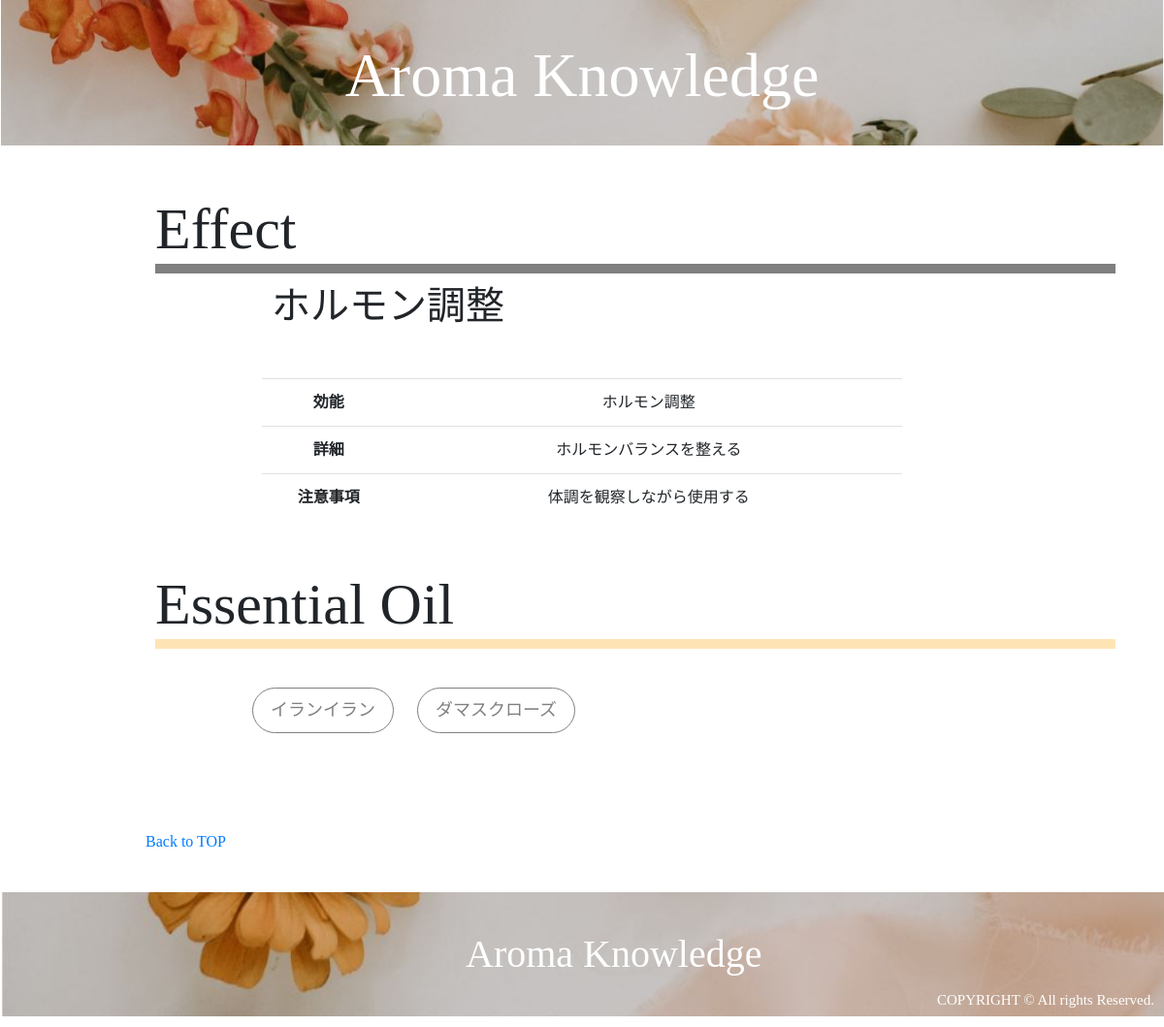
Page /effect_detail.php?id=8 on the earlier database version.
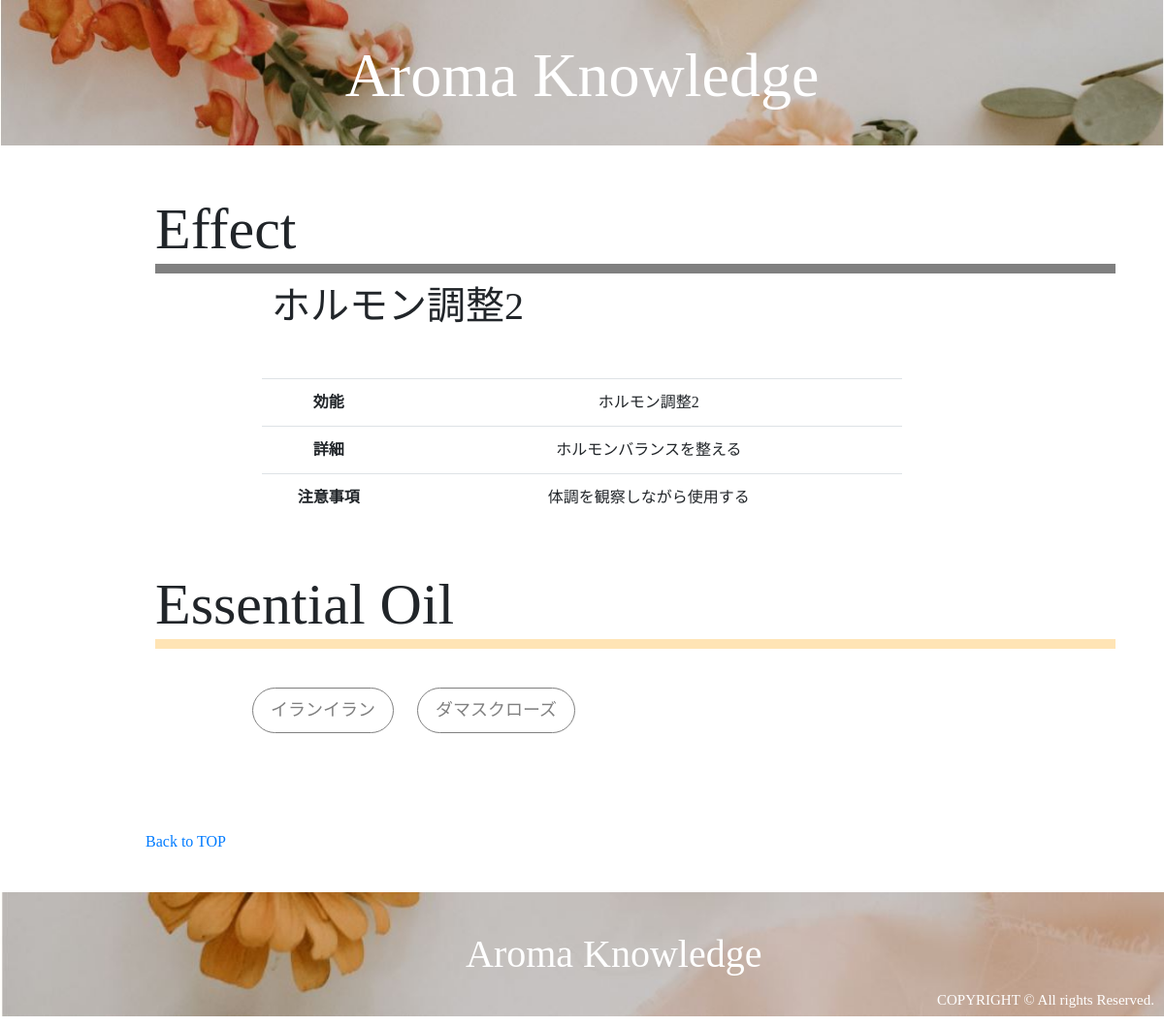
Same page on the later database version.
### tables this page shows
CREATE TABLE `effects` (
  `id` int(11) NOT NULL AUTO_INCREMENT,
  `effect` varchar(255) NOT NULL,
  `content` varchar(255) NOT NULL,
  `caution` varchar(255) NOT NULL,
  `user_id` int(11) NOT NULL,
  `created_at` timestamp NOT NULL DEFAULT CURRENT_TIMESTAMP,
  PRIMARY KEY (`id`),
  UNIQUE KEY `effect` (`effect`),
  KEY `user_id` (`user_id`),
  CONSTRAINT `effects_ibfk_1` FOREIGN KEY (`user_id`) REFERENCES `users` (`id`) ON DELETE CASCADE ON UPDATE CASCADE
);

### effect_detail.php (called while the page is built, shortened)
<?php
    require_once 'DAOs/EffectDAO.php';
    require_once 'DAOs/OilDAO.php';
    $id= $_GET['id'];
    $effect = EffectDAO::get_effect($id);
    $oils = OilDAO::get_all_oils_by_effect_id($id);
    include_once 'views/effect_detail_view.php';

### DAOs/EffectDAO.php (called while the page is built, shortened)
<?php
    require_once 'DAOs/DAO.php';
    class EffectDAO extends DAO{
        public static function get_effect($id){
             try{
                $pdo = self::get_connection();
                $stmt = $pdo->prepare('SELECT * FROM effects WHERE id=:id');
                $stmt->bindValue(':id', $id, PDO::PARAM_INT);
                $stmt->execute();
                $stmt->setFetchMode(PDO::FETCH_CLASS|PDO::FETCH_PROPS_LATE, 'Effect');
                $effect = $stmt->fetch();
            }catch(PDOException $e){
            }finally{
                self::close_connection($pdo, $stmt);
            }
            return $effect;
        }
    }

### DAOs/OilDAO.php (called while the page is built, shortened)
<?php
    require_once 'DAOs/DAO.php';
    class OilDAO extends DAO{
        public static function get_oil($id){
             try{
                $pdo = self::get_connection();
                $stmt = $pdo->prepare('SELECT * FROM essential_oils WHERE id=:id');
                $stmt->bindValue(':id', $id, PDO::PARAM_INT);
                $stmt->execute();
                $stmt->setFetchMode(PDO::FETCH_CLASS|PDO::FETCH_PROPS_LATE, 'Oil');
                $oil = $stmt->fetch();
            }catch(PDOException $e){
            }finally{
                self::close_connection($pdo, $stmt);
            }
            return $oil;
        }
        public static function get_all_oils_by_effect_id($effect_id){
             try{
                $pdo = self::get_connection();
                $stmt = $pdo->prepare('SELECT * FROM relations WHERE effect_id=:effect_id');
                $stmt->bindValue(':effect_id', $effect_id, PDO::PARAM_INT);
                $stmt->execute();
                $stmt->setFetchMode(PDO::FETCH_CLASS|PDO::FETCH_PROPS_LATE, 'Relation');
                $relations = $stmt->fetchAll();
                $oils = array();
                foreach($relations as $relation){
                    $oil = self::get_oil($relation->oil_id);
                    $oils[] = $oil;
                }
            }catch(PDOException $e){
            }finally{
                self::close_connection($pdo, $stmt);
            }
            return $oils;
        }
    }

### DAOs/DAO.php (called while the page is built, shortened)
<?php
    class DAO {
        protected static function close_connection($pdo, $stmt){
            $pdo = null;
            $stmt = null;
        }
    }

### views/effect_detail_view.php (the view, shortened to what this page needs)
<!DOCTYPE html>
<html lang="ja">
    <head>
        <link rel="stylesheet" href="https://stackpath.bootstrapcdn.com/bootstrap/4.3.1/css/bootstrap.min.css">
        <link rel="stylesheet" href="css/style.css">
        <link rel="stylesheet" href="css/style2.css">
    </head>
    <body>
        <div class="header" style="background-image:url(images/top1.jpg)">
            <h1><a href="index.php">Aroma Knowledge</a></h1>
        </div>
        <div class="effects">
            <h2 class="title">Effect</h1>
            <h2 class="subtitle"><?= $effect->effect ?></h2>
            <div class="EffectDetail">
                <table class="table table-size">
                    <tbody>
                        <tr>
                            <th style="width: 5%">効能</th>
                            <td style="width: 20%"><?= $effect->effect ?></td>
                        </tr>
                        <tr>
                            <th>詳細</th>
                            <td><?= $effect->content ?></td>
                        </tr>
                        <tr>
                            <th>注意事項</th>
                            <td><?= $effect->caution ?></td>
                        </tr>
                    </tbody>
                </table>
            </div>
        </div>
        <div class="essential_oils">
            <h2 class="title">Essential Oil</h1>
            <div class="EffectContent">
                <?php foreach($oils as $oil): ?>
                    <a href="oil_detail.php?id=<?= $oil->id ?>" class="OilBtn"><?= $oil->name ?></a>
                <?php endforeach; ?>
            </div>
        </div>
        <div class="nav">
            <a href="index.php">Back to TOP</a><br>
        </div>
        <div class="footer" style="background-image:url(images/footer.jpg)">
            <h1 class="logo">Aroma Knowledge</h1>
            <p class="copylight">COPYRIGHT © All rights Reserved.</p>
        </div>
    </body>
</html>

Differences in the rows shown:
changed effects "ホルモンバランスを整える": effect "ホルモン調整" → "ホルモン調整2"
